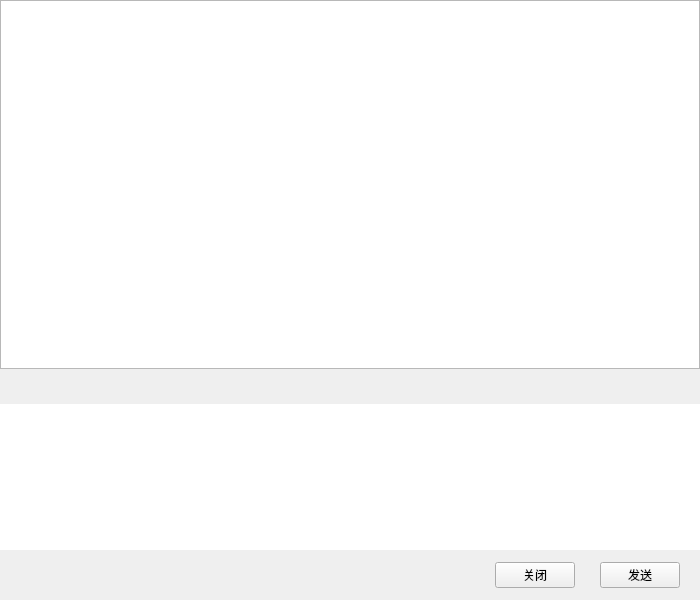
<?xml version="1.0" encoding="UTF-8"?>
<ui version="4.0">
 <class>QChatWindow</class>
 <widget class="QWidget" name="QChatWindow">
  <property name="geometry">
   <rect>
    <x>0</x>
    <y>0</y>
    <width>700</width>
    <height>600</height>
   </rect>
  </property>
  <property name="sizePolicy">
   <sizepolicy hsizetype="Preferred" vsizetype="Preferred">
    <horstretch>0</horstretch>
    <verstretch>0</verstretch>
   </sizepolicy>
  </property>
  <property name="minimumSize">
   <size>
    <width>700</width>
    <height>600</height>
   </size>
  </property>
  <property name="windowTitle">
   <string>QChatWindow</string>
  </property>
  <layout class="QVBoxLayout" name="verticalLayout">
   <property name="spacing">
    <number>0</number>
   </property>
   <property name="leftMargin">
    <number>0</number>
   </property>
   <property name="topMargin">
    <number>0</number>
   </property>
   <property name="rightMargin">
    <number>0</number>
   </property>
   <property name="bottomMargin">
    <number>0</number>
   </property>
   <item>
    <widget class="QListWidget" name="listWidget">
     <property name="sizePolicy">
      <sizepolicy hsizetype="Expanding" vsizetype="Expanding">
       <horstretch>0</horstretch>
       <verstretch>8</verstretch>
      </sizepolicy>
     </property>
    </widget>
   </item>
   <item>
    <widget class="QWidget" name="widget" native="true">
     <property name="sizePolicy">
      <sizepolicy hsizetype="Preferred" vsizetype="Preferred">
       <horstretch>0</horstretch>
       <verstretch>5</verstretch>
      </sizepolicy>
     </property>
     <layout class="QVBoxLayout" name="verticalLayout_2">
      <property name="spacing">
       <number>0</number>
      </property>
      <property name="leftMargin">
       <number>0</number>
      </property>
      <property name="topMargin">
       <number>0</number>
      </property>
      <property name="rightMargin">
       <number>0</number>
      </property>
      <property name="bottomMargin">
       <number>0</number>
      </property>
      <item>
       <widget class="QWidget" name="widget_2" native="true">
        <property name="sizePolicy">
         <sizepolicy hsizetype="Preferred" vsizetype="Maximum">
          <horstretch>1</horstretch>
          <verstretch>2</verstretch>
         </sizepolicy>
        </property>
        <property name="minimumSize">
         <size>
          <width>700</width>
          <height>35</height>
         </size>
        </property>
       </widget>
      </item>
      <item>
       <widget class="QTextEdit" name="textEdit">
        <property name="enabled">
         <bool>true</bool>
        </property>
        <property name="sizePolicy">
         <sizepolicy hsizetype="Expanding" vsizetype="Expanding">
          <horstretch>1</horstretch>
          <verstretch>10</verstretch>
         </sizepolicy>
        </property>
        <property name="frameShape">
         <enum>QFrame::NoFrame</enum>
        </property>
        <property name="cursorWidth">
         <number>1</number>
        </property>
       </widget>
      </item>
      <item>
       <widget class="QWidget" name="widget_3" native="true">
        <property name="sizePolicy">
         <sizepolicy hsizetype="Preferred" vsizetype="Maximum">
          <horstretch>1</horstretch>
          <verstretch>3</verstretch>
         </sizepolicy>
        </property>
        <property name="minimumSize">
         <size>
          <width>700</width>
          <height>50</height>
         </size>
        </property>
        <layout class="QHBoxLayout" name="horizontalLayout">
         <property name="spacing">
          <number>0</number>
         </property>
         <property name="leftMargin">
          <number>0</number>
         </property>
         <property name="topMargin">
          <number>0</number>
         </property>
         <property name="rightMargin">
          <number>20</number>
         </property>
         <property name="bottomMargin">
          <number>0</number>
         </property>
         <item>
          <spacer name="horizontalSpacer">
           <property name="orientation">
            <enum>Qt::Horizontal</enum>
           </property>
           <property name="sizeHint" stdset="0">
            <size>
             <width>300</width>
             <height>25</height>
            </size>
           </property>
          </spacer>
         </item>
         <item>
          <widget class="QPushButton" name="btn_Close">
           <property name="text">
            <string>关闭</string>
           </property>
          </widget>
         </item>
         <item>
          <spacer name="horizontalSpacer_2">
           <property name="orientation">
            <enum>Qt::Vertical</enum>
           </property>
           <property name="sizeHint" stdset="0">
            <size>
             <width>25</width>
             <height>40</height>
            </size>
           </property>
          </spacer>
         </item>
         <item>
          <widget class="QPushButton" name="pushButton">
           <property name="enabled">
            <bool>true</bool>
           </property>
           <property name="text">
            <string>发送</string>
           </property>
          </widget>
         </item>
        </layout>
       </widget>
      </item>
     </layout>
    </widget>
   </item>
  </layout>
 </widget>
 <layoutdefault spacing="6" margin="11"/>
 <resources/>
 <connections>
  <connection>
   <sender>btn_Close</sender>
   <signal>clicked()</signal>
   <receiver>QChatWindow</receiver>
   <slot>close()</slot>
   <hints>
    <hint type="sourcelabel">
     <x>542</x>
     <y>574</y>
    </hint>
    <hint type="destinationlabel">
     <x>349</x>
     <y>299</y>
    </hint>
   </hints>
  </connection>
 </connections>
</ui>
